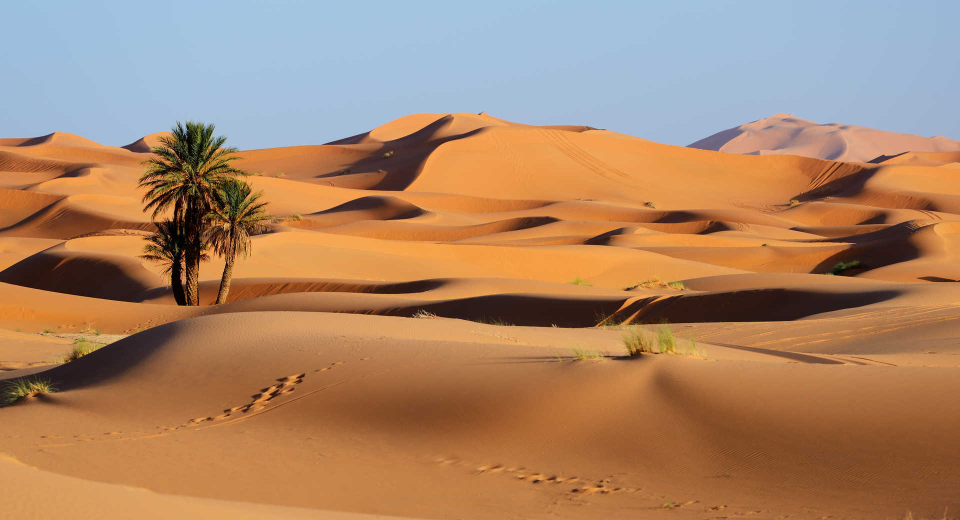
#> input picture NLP/Task0/desert.jpg, 1920 x 1040 px (shown at 1/2 size)
$ jupyter execute task0.ipynb
#> lines starting #> are read from the running program, lines starting #| are printed output that depends on the picture; long printed decimals are rounded
# Task 0 — NLP

## (1) Cosine Similarity Between Two Images

[cell 1]
from PIL import Image
import numpy as np


def image_to_gray_array(path: str) -> np.ndarray:
    """Load an image with Pillow, convert to grayscale, then to a numpy array."""
#> called with path = 'desert.jpg'
    img = Image.open(path).convert("L")  # L = grayscale
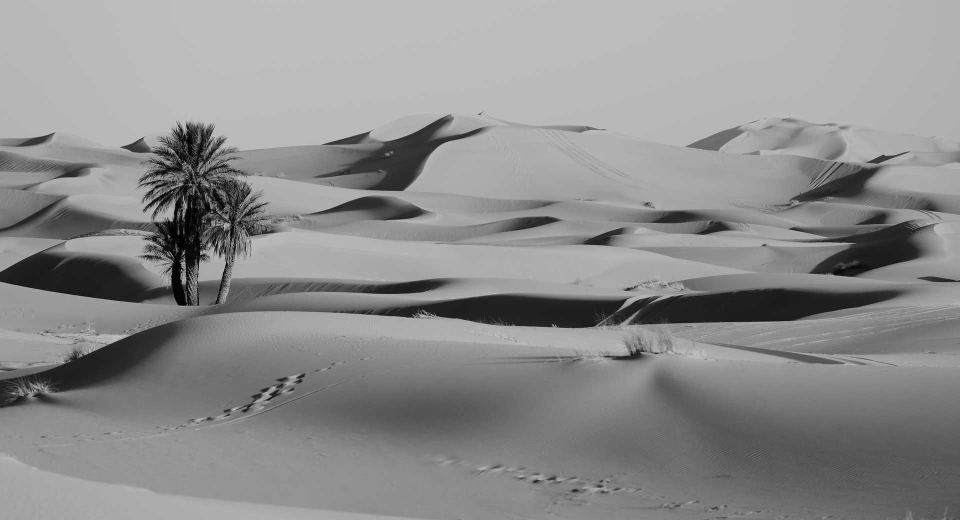
#> img: PIL image 1920x1040 L (shown at 1/2 size); min 0, max 234, mean 140.9
    return np.asarray(img, dtype=np.float64)
#> call 2 of image_to_gray_array, with path = 'forest.jpg'
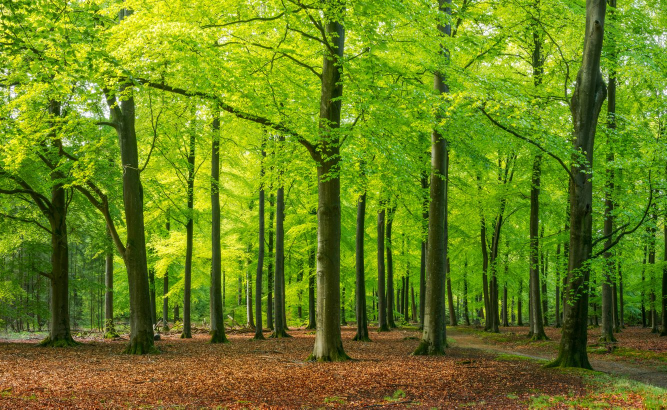
#> input picture NLP/Task0/forest.jpg, 1334 x 819 px (shown at 1/2 size)
#> in image_to_gray_array (call 2), `img = Image.open(path).convert("L")`:
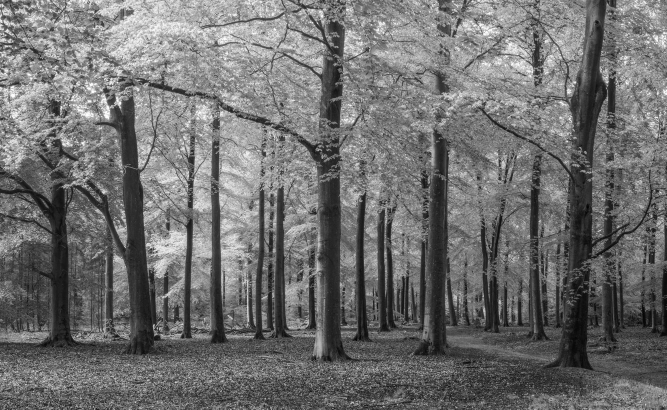
#> img: PIL image 1334x819 L (shown at 1/2 size); min 1, max 255, mean 110.9
#| Image 1 shape: (1040, 1920)
#| Image 2 shape: (819, 1334)


def cosine_similarity(a: np.ndarray, b: np.ndarray) -> float:
    """Cosine similarity between two arrays (same spatial crop, then flattened)."""
    h = min(a.shape[0], b.shape[0])
#> h = 819
    w = min(a.shape[1], b.shape[1])
#> w = 1334
    a_flat = a[:h, :w].flatten()
    b_flat = b[:h, :w].flatten()

    dot = np.dot(a_flat, b_flat)
#> dot = 1.82e+10
    norm_a = np.linalg.norm(a_flat)
#> norm_a = 160237.7
    norm_b = np.linalg.norm(b_flat)
#> norm_b = 127139.5

    if norm_a == 0 or norm_b == 0:
        return 0.0

    return float(dot / (norm_a * norm_b))


img1_path = "desert.jpg"
img2_path = "forest.jpg"

arr1 = image_to_gray_array(img1_path)
arr2 = image_to_gray_array(img2_path)

print("Image 1 shape:", arr1.shape)
print("Image 2 shape:", arr2.shape)
print("Cosine similarity:", cosine_similarity(arr1, arr2))
#| Cosine similarity: 0.8946

## (2) Signal Plots with Matplotlib & NumPy

1. **Damped cosine**
2. **Linear chirp** (frequency sweeping from f = 3 Hz to f = 10 Hz)

[cell 2]
import numpy as np
import matplotlib.pyplot as plt

t = np.linspace(0, 2, 2000)  # 2 seconds

# ---- 1) Damped cosine: e^(-αt) * cos(2π f t) ----
alpha = 1.5
f_damped = 5
damped = np.exp(-alpha * t) * np.cos(2 * np.pi * f_damped * t)

# ---- 2) Linear chirp: frequency from f=3 to f=10 ----
f0, f1 = 3, 10
T = t[-1]
# Instantaneous frequency: f(t) = f0 + (f1 - f0) * t / T
# Phase = 2π ∫ f(τ) dτ = 2π (f0 t + (f1-f0) t² / (2T))
chirp = np.cos(2 * np.pi * (f0 * t + (f1 - f0) * t**2 / (2 * T)))

fig, axes = plt.subplots(2, 1, figsize=(10, 6), sharex=True)

axes[0].plot(t, damped, color="C0")
axes[0].set_title("Damped Cosine")
axes[0].set_ylabel("Amplitude")
axes[0].grid(True, alpha=0.3)

axes[1].plot(t, chirp, color="C1")
axes[1].set_title("Linear Chirp (f: 3 Hz → 10 Hz)")
axes[1].set_xlabel("Time (s)")
axes[1].set_ylabel("Amplitude")
axes[1].grid(True, alpha=0.3)

plt.tight_layout()
plt.show()
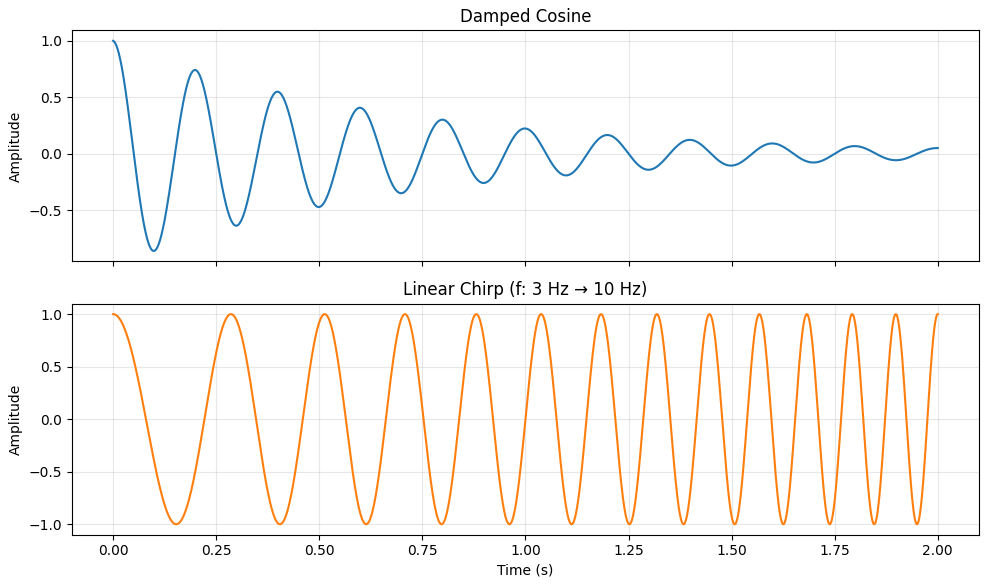
#> figure drawn by matplotlib, 2 panels; panel 2: curve peaks at x = 0, y = 1
